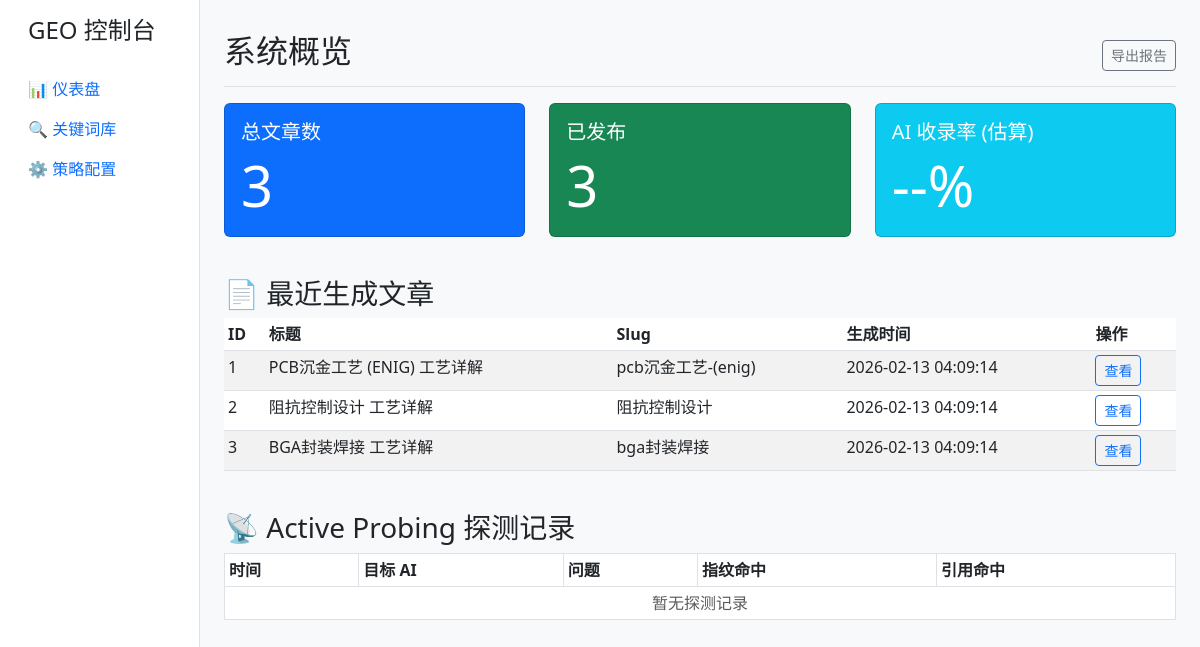
The page / on the database its author committed.
### tables this page shows
CREATE TABLE geo_kb_articles (
  id INTEGER PRIMARY KEY AUTOINCREMENT,
  title TEXT NOT NULL,
  slug TEXT NOT NULL UNIQUE,
  content_html TEXT,
  meta_description TEXT,
  json_ld_data TEXT, -- SQLite uses TEXT for JSON
  content_hash TEXT NOT NULL,
  quality_score INTEGER DEFAULT 0,
  publish_status INTEGER DEFAULT 0, -- 0:Draft, 1:Pending, 2:Published
  view_count INTEGER DEFAULT 0,
  ai_citation_count INTEGER DEFAULT 0,
  created_at TIMESTAMP DEFAULT CURRENT_TIMESTAMP,
  updated_at TIMESTAMP DEFAULT CURRENT_TIMESTAMP
);

### web_view/app.py (the view)
@app.route('/')
def index():
    cur = get_db().cursor()
    stats = {}
    stats['total_articles'] = cur.execute("SELECT count(*) FROM geo_kb_articles").fetchone()[0]
    stats['published'] = cur.execute("SELECT count(*) FROM geo_kb_articles WHERE publish_status >= 0").fetchone()[0]
    cur.execute("SELECT id, title, slug, created_at FROM geo_kb_articles ORDER BY created_at DESC LIMIT 5")
    recent_articles = cur.fetchall()
    probes = []
    try:
        cur.execute("SELECT * FROM geo_kb_probes ORDER BY probe_time DESC LIMIT 5")
        probes = cur.fetchall()
    except sqlite3.OperationalError:
        pass # 表可能不存在
    return render_template('index.html', stats=stats, recent_articles=recent_articles, probes=probes)

### web_view/app.py (called while the page is built)
def get_db():
    db = getattr(g, '_database', None)
    if db is None:
        db = g._database = sqlite3.connect(DB_PATH)
        db.row_factory = sqlite3.Row
    return db

@app.teardown_appcontext
def close_connection(exception):
    db = getattr(g, '_database', None)
    if db is not None:
        db.close()

### web_view/templates/index.html (shortened to what this page needs)
<!DOCTYPE html>
<html lang="zh-CN">
<head>
    <link href="https://cdn.jsdelivr.net/npm/bootstrap@5.3.0/dist/css/bootstrap.min.css" rel="stylesheet">
</head>
<body>
    <div class="container-fluid">
        <div class="row">
            <nav class="col-md-3 col-lg-2 d-md-block sidebar collapse pt-3">
                <h4 class="px-3 mb-4">GEO 控制台</h4>
                <ul class="nav flex-column">
                    <li class="nav-item"><a class="nav-link active" href="/">📊 仪表盘</a></li>
                    <li class="nav-item"><a class="nav-link" href="#">🔍 关键词库</a></li>
                    <li class="nav-item"><a class="nav-link" href="#">⚙️ 策略配置</a></li>
                </ul>
            </nav>
            <main class="col-md-9 ms-sm-auto col-lg-10 px-md-4 pt-3">
                <div class="d-flex justify-content-between flex-wrap flex-md-nowrap align-items-center pt-3 pb-2 mb-3 border-bottom">
                    <h1 class="h2">系统概览</h1>
                    <div class="btn-toolbar mb-2 mb-md-0">
                        <button type="button" class="btn btn-sm btn-outline-secondary">导出报告</button>
                    </div>
                </div>
                <div class="row mb-4">
                    <div class="col-md-4">
                        <div class="card stat-card text-white bg-primary mb-3">
                            <div class="card-body">
                                <h5 class="card-title">总文章数</h5>
                                <p class="card-text display-4">{{ stats.total_articles }}</p>
                            </div>
                        </div>
                    </div>
                    <div class="col-md-4">
                        <div class="card stat-card text-white bg-success mb-3">
                            <div class="card-body">
                                <h5 class="card-title">已发布</h5>
                                <p class="card-text display-4">{{ stats.published }}</p>
                            </div>
                        </div>
                    </div>
                    <div class="col-md-4">
                        <div class="card stat-card text-white bg-info mb-3">
                            <div class="card-body">
                                <h5 class="card-title">AI 收录率 (估算)</h5>
                                <p class="card-text display-4">--%</p>
                            </div>
                        </div>
                    </div>
                </div>
                <h3>📄 最近生成文章</h3>
                <div class="table-responsive mb-4">
                    <table class="table table-striped table-sm">
                        <thead>
                            <tr>
                                <th>ID</th>
                                <th>标题</th>
                                <th>Slug</th>
                                <th>生成时间</th>
                                <th>操作</th>
                            </tr>
                        </thead>
                        <tbody>
                            {% for article in recent_articles %}
                            <tr>
                                <td>{{ article.id }}</td>
                                <td>{{ article.title }}</td>
                                <td>{{ article.slug }}</td>
                                <td>{{ article.created_at }}</td>
                                <td>
                                    <a href="/article/{{ article.slug }}" class="btn btn-sm btn-outline-primary">查看</a>
                                </td>
                            </tr>
                            {% endfor %}
                        </tbody>
                    </table>
                </div>
                <h3>📡 Active Probing 探测记录</h3>
                 <div class="table-responsive">
                    <table class="table table-bordered table-sm">
                        <thead>
                            <tr>
                                <th>时间</th>
                                <th>目标 AI</th>
                                <th>问题</th>
                                <th>指纹命中</th>
                                <th>引用命中</th>
                            </tr>
                        </thead>
                        <tbody>
                            {% for probe in probes %}
                            <tr>
                                <td>{{ probe.probe_time }}</td>
                                <td>{{ probe.target_ai_model }}</td>
                                <td>{{ probe.probe_question }}</td>
                                <td class="{{ 'probe-status-ok' if probe.fingerprint_detected else 'probe-status-fail' }}">
                                    {{ '✅ MATCH' if probe.fingerprint_detected else '❌ MISS' }}
                                </td>
                                <td class="{{ 'probe-status-ok' if probe.citation_detected else 'probe-status-fail' }}">
                                    {{ '✅ CITATION' if probe.citation_detected else '❌ MISS' }}
                                </td>
                            </tr>
                            {% else %}
                            <tr>
                                <td colspan="5" class="text-center text-muted">暂无探测记录</td>
                            </tr>
                            {% endfor %}
                        </tbody>
                    </table>
                </div>
            </main>
        </div>
    </div>
</body>
</html>

### web_view/templates/index.html (style rules this page uses)
body { background-color: #f8f9fa; }
.stat-card { transition: transform 0.2s; }
.sidebar { height: 100vh; background: #fff; border-right: 1px solid #dee2e6; }

### rows shown on the page
geo_kb_articles: id "1", title "PCB沉金工艺 (ENIG) 工艺详解", slug "pcb沉金工艺-(enig)", created_at "2026-02-13 04:09:14"
geo_kb_articles: id "2", title "阻抗控制设计 工艺详解", slug "阻抗控制设计", created_at "2026-02-13 04:09:14"
geo_kb_articles: id "3", title "BGA封装焊接 工艺详解", slug "bga封装焊接", created_at "2026-02-13 04:09:14"

### other values the page prints
{{ stats.total_articles }} "3"
{{ stats.published }} "3"
